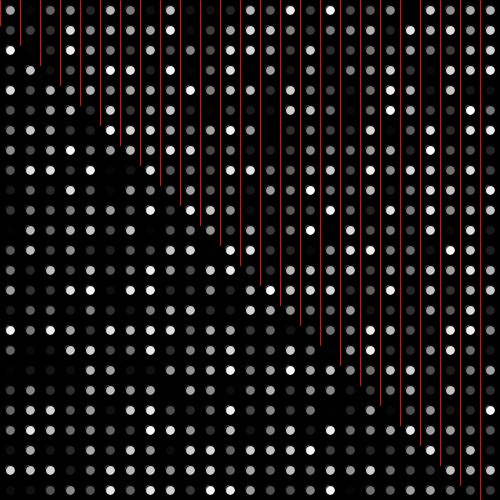
Frame 1 (no input)
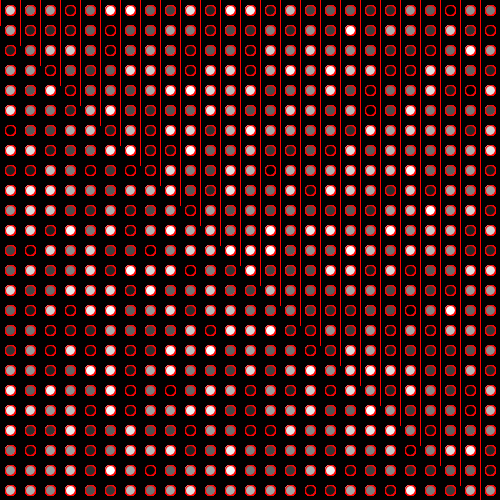
Frame 60 (the mouse pressed at the canvas centre just before this capture)
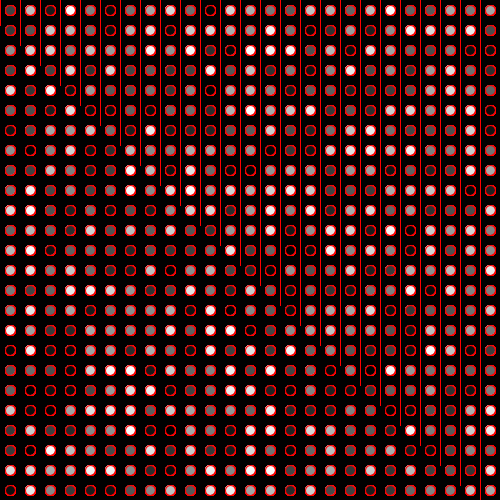
Frame 120 (the mouse held since frame 60 and released just before this capture)

The Processing sketch that drew these frames (run headless with seeded random() and noise(); from frame 60 on, the mouse is pressed at the canvas centre):

// Processing sketch: JJ_looped_shape
// ── JJ_looped_shape.pde
//looped shape

void setup(){
  size(500, 500);
  background(0);
  
}

void draw(){
  for(int x = 10; x<=height; x += 20){
  for(int y = 10; y<=width; y += 20){
  fill(random(255));
  ellipse(x, y, 10, 10);
  }
 }
  for(int i = 0; i<=width; i +=20){
  stroke(255, 0, 0);
  line(i, 0, i, i+25);
  }
}
